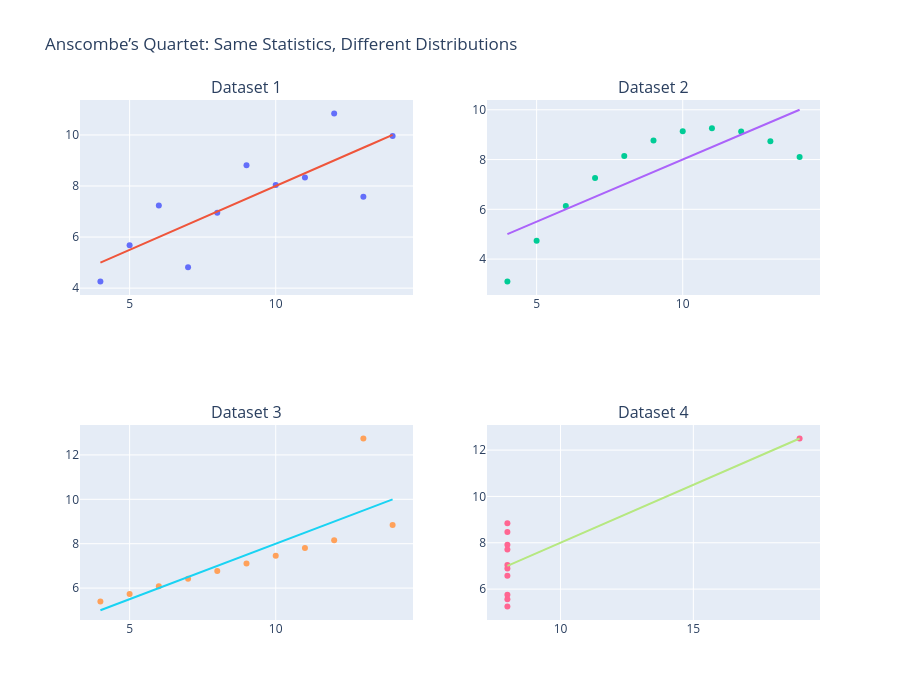

The cell this chart's notebook holds for it:
### Code cell
# Create subplot layout
fig = make_subplots(
    rows=2,
    cols=2,
    subplot_titles=[f"Dataset {i}" for i in range(1, 5)]
)

for i in range(1, 5):
    x = data[f"x{i}"]
    y = data[f"y{i}"]

    # Regression line y = a + b x
    b, a = np.polyfit(x, y, 1)
    x_line = np.linspace(min(x), max(x), 100)
    y_line = a + b * x_line

    row = (i - 1) // 2 + 1
    col = (i - 1) % 2 + 1

    # Scatter points
    fig.add_trace(
        go.Scatter(
            x=x,
            y=y,
            mode="markers",
            name=f"Data {i}",
            showlegend=False
        ),
        row=row,
        col=col
    )

    # Regression line
    fig.add_trace(
        go.Scatter(
            x=x_line,
            y=y_line,
            mode="lines",
            name="Regression",
            showlegend=False
        ),
        row=row,
        col=col
    )

fig.update_layout(
    title="Anscombe’s Quartet: Same Statistics, Different Distributions",
    height=700,
    width=900
)

fig.show()
